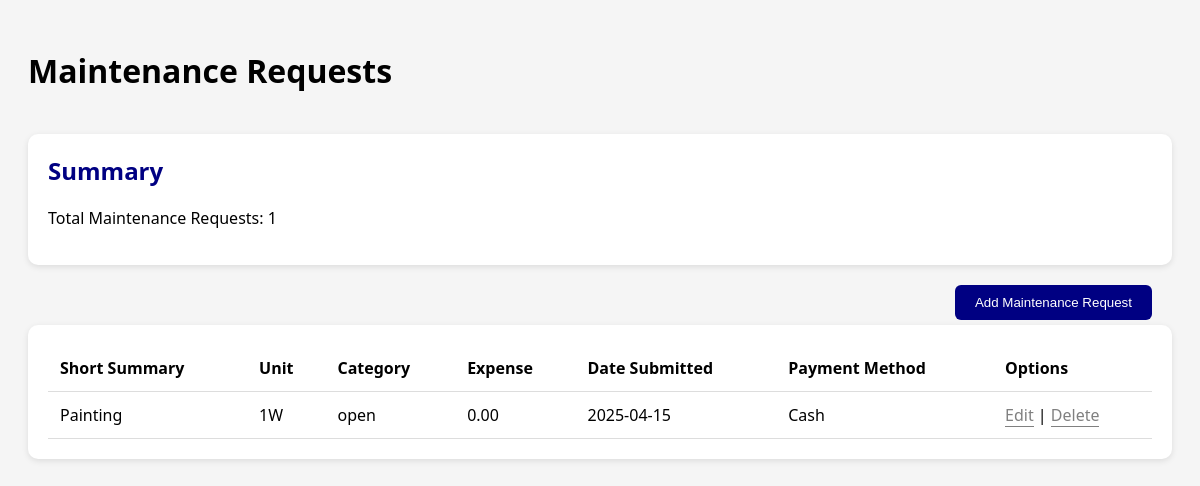
/Caretaker/Maintenance.php (signed in), run on the app's committed database.
### tables this page shows
CREATE TABLE `maintenance` (
  `id` int(11) NOT NULL,
  `shortsummary` varchar(255) NOT NULL,
  `property` varchar(255) NOT NULL,
  `unit` varchar(50) NOT NULL,
  `category` enum('open','ongoing','closed') NOT NULL,
  `expense` decimal(10,2) NOT NULL,
  `date` date NOT NULL,
  `payment_method` varchar(50) NOT NULL DEFAULT 'Cash'
);

### Caretaker/Maintenance.php (the view, shortened to what this page needs)
<?php
$conn = new mysqli("localhost", "root", "", "Demo1");
$caretaker_id = $_SESSION['caretaker_id'];
$stmt = $conn->prepare("SELECT property FROM caretaker WHERE id = ?");
$stmt->bind_param("i", $caretaker_id);
$stmt->execute();
$stmt->bind_result($caretaker_property);
$maintenanceQuery = "SELECT * FROM maintenance WHERE property = ?";
$stmt = $conn->prepare($maintenanceQuery);
$stmt->bind_param("s", $caretaker_property);
$stmt->execute();
$maintenanceRequests = $stmt->get_result();
$totalRequests = $maintenanceRequests->num_rows;
?>
<!DOCTYPE html>
<html lang="en">
<head>
    <link rel="stylesheet" href="styles.css">
</head>
<body>
<div class="container">
    <div class="header-bar">
        <h1>Maintenance Requests</h1>
    </div>
    <div class="summary">
        <h2>Summary</h2>
        <p>Total Maintenance Requests: <?= $totalRequests ?></p>
    </div>
    <div class="container">
        <button class="add-btn" onclick="openAddModal()">Add Maintenance Request</button>
    </div>
    <div class="table-container">
        <table>
            <thead>
            <tr>
                <th>Short Summary</th>
                <th>Unit</th>
                <th>Category</th>
                <th>Expense</th>
                <th>Date Submitted</th>
                <th>Payment Method</th>
                <th>Options</th>
            </tr>
            </thead>
            <tbody>
            <?php while ($row = $maintenanceRequests->fetch_assoc()): ?>
                <tr>
                    <td><?= htmlspecialchars($row['shortsummary']) ?></td>
                    <td><?= htmlspecialchars($row['unit']) ?></td>
                    <td><?= htmlspecialchars($row['category']) ?></td>
                    <td><?= htmlspecialchars($row['expense']) ?></td>
                    <td><?= htmlspecialchars($row['date']) ?></td>
                    <td><?= htmlspecialchars($row['payment_method']) ?></td>
                    <td>
                        <span class="action-link" onclick='openEditModal(<?= json_encode($row) ?>)'>Edit</span> |
                        <span class="action-link" onclick="deleteRequest(<?= $row['id'] ?>)">Delete</span>
                    </td>
                </tr>
            <?php endwhile; ?>
            </tbody>
        </table>
    </div>
</div>
</body>
</html>

### styles.css (style rules this page uses)
body { font-family: Arial, sans-serif; }

### Caretaker/Maintenance.php (style rules this page uses)
body { font-family: 'Segoe UI', Tahoma, Geneva, Verdana, sans-serif; background: #f5f5f5; }
.container { padding: 20px; }
.header-bar { display: flex; justify-content: space-between; align-items: center; }
.add-btn { background: rgb(0,0,130); color: white; border: none; padding: 10px 20px; border-radius: 6px; cursor: pointer; float: right; }
.summary, .table-container { margin-top: 20px; background: white; padding: 20px; border-radius: 10px; box-shadow: 0 2px 6px rgba(0,0,0,0.1); }
.summary h2 { margin-top: 0; color: rgb(0,0,130); }
table { width: 100%; border-collapse: collapse; }
th, td { padding: 12px; border-bottom: 1px solid #ddd; text-align: left; }
.action-link { color: grey; text-decoration: none; cursor: pointer; border-bottom: 1px solid grey; }

### data on the page
maintenance: shortsummary "Painting", unit "1W", category "open", expense "0.00", date "2025-04-15", payment_method "Cash"

### other printed values
$totalRequests "1"
